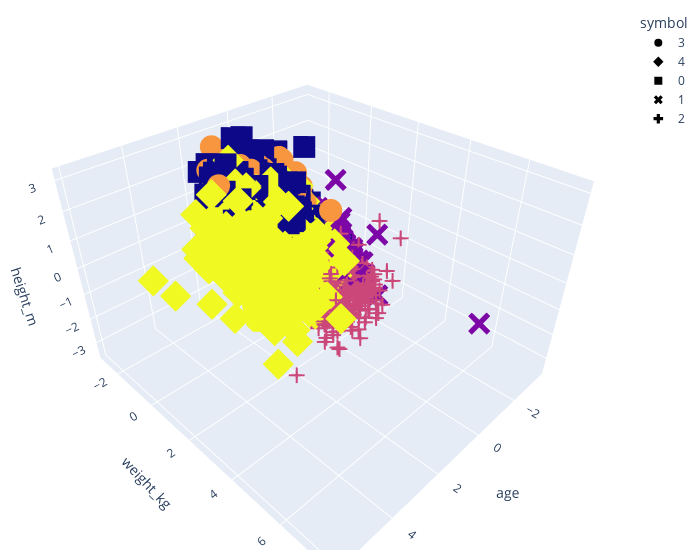

The notebook cell saved with this chart:
### Code cell
threed_cluster_plots(0,1,2,my_cluster)

### Figure 1 — Plotly figure (JSON) as saved in the notebook; plotly's stock layout.template omitted (floating-point values rounded to 4 significant figures; data arrays with more than 128 entries replaced by an {"elided": "..."} marker saying what was removed)
{"data": [{"hovertemplate": "symbol=3<br>x=%{x}<br>y=%{y}<br>z=%{z}<br>color=%{marker.color}<extra></extra>", "legendgroup": "3", "marker": {"color": {"elided": "2803 int values"}, "coloraxis": "coloraxis", "opacity": 1, "symbol": "circle"}, "mode": "markers", "name": "3", "scene": "scene", "showlegend": true, "type": "scatter3d", "x": {"elided": "2803 float values"}, "y": {"elided": "2803 float values"}, "z": {"elided": "2803 float values"}}, {"hovertemplate": "symbol=4<br>x=%{x}<br>y=%{y}<br>z=%{z}<br>color=%{marker.color}<extra></extra>", "legendgroup": "4", "marker": {"color": {"elided": "2716 int values"}, "coloraxis": "coloraxis", "opacity": 1, "symbol": "diamond"}, "mode": "markers", "name": "4", "scene": "scene", "showlegend": true, "type": "scatter3d", "x": {"elided": "2716 float values"}, "y": {"elided": "2716 float values"}, "z": {"elided": "2716 float values"}}, {"hovertemplate": "symbol=0<br>x=%{x}<br>y=%{y}<br>z=%{z}<br>color=%{marker.color}<extra></extra>", "legendgroup": "0", "marker": {"color": {"elided": "2814 int values"}, "coloraxis": "coloraxis", "opacity": 1, "symbol": "square"}, "mode": "markers", "name": "0", "scene": "scene", "showlegend": true, "type": "scatter3d", "x": {"elided": "2814 float values"}, "y": {"elided": "2814 float values"}, "z": {"elided": "2814 float values"}}, {"hovertemplate": "symbol=1<br>x=%{x}<br>y=%{y}<br>z=%{z}<br>color=%{marker.color}<extra></extra>", "legendgroup": "1", "marker": {"color": {"elided": "2768 int values"}, "coloraxis": "coloraxis", "opacity": 1, "symbol": "x"}, "mode": "markers", "name": "1", "scene": "scene", "showlegend": true, "type": "scatter3d", "x": {"elided": "2768 float values"}, "y": {"elided": "2768 float values"}, "z": {"elided": "2768 float values"}}, {"hovertemplate": "symbol=2<br>x=%{x}<br>y=%{y}<br>z=%{z}<br>color=%{marker.color}<extra></extra>", "legendgroup": "2", "marker": {"color": {"elided": "2291 int values"}, "coloraxis": "coloraxis", "opacity": 1, "symbol": "cross"}, "mode": "markers", "name": "2", "scene": "scene", "showlegend": true, "type": "scatter3d", "x": {"elided": "2291 float values"}, "y": {"elided": "2291 float values"}, "z": {"elided": "2291 float values"}}], "layout": {"coloraxis": {"colorbar": {"title": {"text": "color"}}, "colorscale": [[0, "#0d0887"], [0.1111, "#46039f"], [0.2222, "#7201a8"], [0.3333, "#9c179e"], [0.4444, "#bd3786"], [0.5556, "#d8576b"], [0.6667, "#ed7953"], [0.7778, "#fb9f3a"], [0.8889, "#fdca26"], [1, "#f0f921"]], "showscale": false}, "legend": {"title": {"text": "symbol"}, "tracegroupgap": 0}, "margin": {"b": 10, "l": 10, "r": 20, "t": 10}, "scene": {"domain": {"x": [0, 1], "y": [0, 1]}, "xaxis": {"title": {"text": "age"}}, "yaxis": {"title": {"text": "weight_kg"}}, "zaxis": {"title": {"text": "height_m"}}}, "width": 700}}
